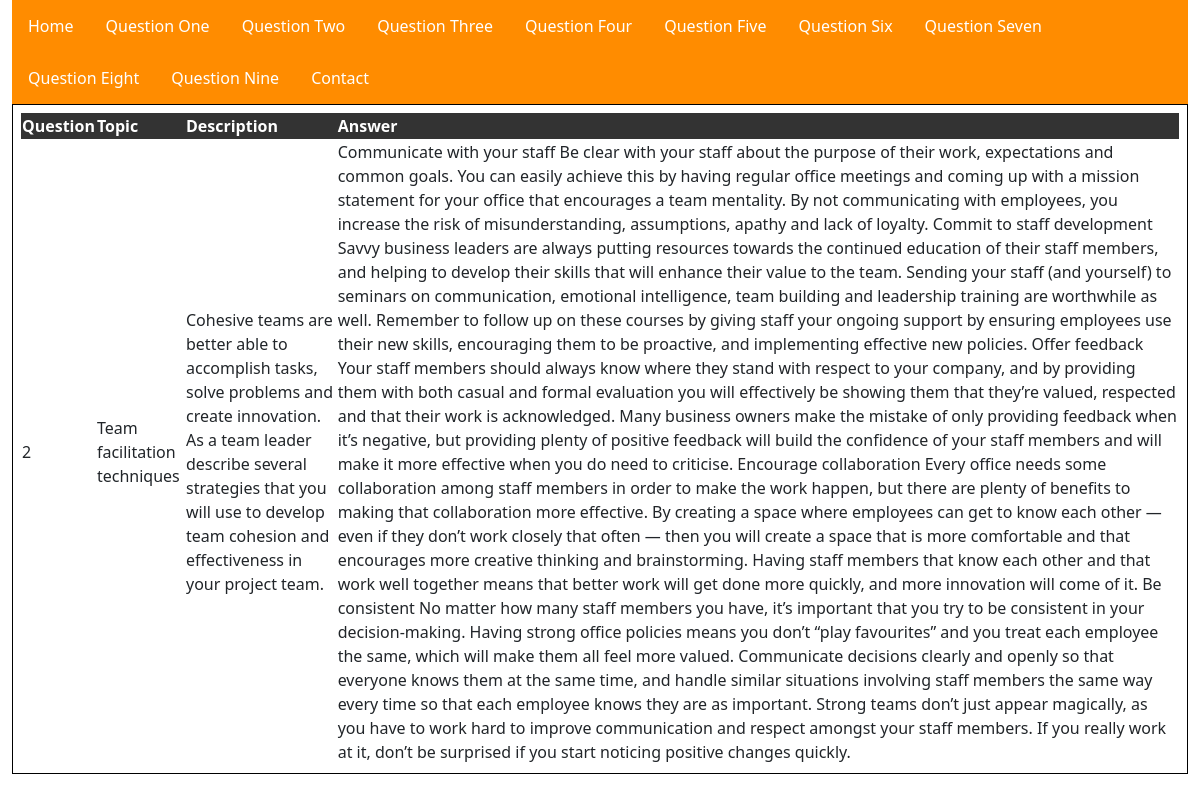
The page /Question2.php on the database its author committed.
### tables this page shows
CREATE TABLE `questions` (
  `Question` int(11) NOT NULL AUTO_INCREMENT,
  `Topic` text NOT NULL,
  `Description` text NOT NULL,
  `Answer` text NOT NULL,
  UNIQUE KEY `Question` (`Question`)
);

### Question2.php (the view, shortened to what this page needs)
<!DOCTYPE html>
<html>
<head>
<link href="https://cdn.jsdelivr.net/npm/bootstrap@5.0.2/dist/css/bootstrap.min.css" rel="stylesheet">
 <link rel="stylesheet" href="formating.css">
</head>
<body>
<div class = 'container-fluid', id= "Question2">
<?php
     include_once('navigation.php');
$mysqli = new mysqli("localhost", "root", "MyWeb20", "assessmentTwo");
?>
<div class="Table">
<table>
<div class ="Tablehead">
            <thead>
            <th>Question</th>
            <th>Topic</th>
            <th>Description</th>
            <th>Answer</th>
            </thead>
</div>
<?php
$sql = "SELECT * FROM questions WHERE Question = 2";
if($result = $mysqli->query($sql)){
    if($result->num_rows > 0){
        while($row = $result->fetch_array()){
?>
           <tr>
             <td> <?php echo  $row['Question'] ?></td>
             <td> <?php echo $row['Topic']?> </td>
             <td><?php echo $row['Description']?></td>
             <td><?php echo  $row['Answer'] ?></td>
            </tr>
      </table>
</div>
<?php
}
    } else{
        echo "No records matching your query were found.";
    }
} else{
    echo "ERROR: Could not able to execute $sql. " . $mysqli->error;
}
?>
</body>
</html>

### navigation.php
 <link rel="stylesheet" type="text/css" href="formating.css">
<ul>
<li><a href="Index.php">Home</a></li>
<li><a href="Question1.php">Question One</a></li>
<li><a href="Question2.php">Question Two</a></li>
<li><a href="Question3.php">Question Three</a></li>
<li><a href="Question4.php">Question Four</a></li>
<li><a href="Question5.php">Question Five</a></li>
<li><a href="Question6.php">Question Six</a></li>
<li><a href="Question7.php">Question Seven</a></li>
<li><a href="Question8.php">Question Eight</a></li>
<li><a href="Question9.php">Question Nine</a></li>
<li><a href="contact.html">Contact</a></li>
</ul>

### formating.css (style rules this page uses)
ul { list-style-type: none; margin: 0; padding: 0; overflow: hidden; background-color: #FF8C00; }
li { float: left; }
li a { display: block; color: white; text-align: center; padding: 14px 16px; text-decoration: none; }
thead { background-color: #333; color: white }
.Table { border-collapse: collapse; border: 1px solid black; padding: 8px; }
.Tablehead { font-weight: bold; color: white; font-size: 50px; }

### rows shown on the page
questions: Question "2", Topic "Team facilitation techniques", Description "Cohesive teams are better able to accomplish tasks, solve problems and create innovation. As a team leader describe several strategies that you will use to develop team cohesion and effectiveness in your project team.", Answer "Communicate with your staff Be clear with your staff about the purpose of their work, expectations and common goals. You can easily achieve this by having regular office meetings and coming up with a mission statement for your office that encourages a team mentality. By not communicating with employees, you increase the risk of misunderstanding, assumptions, apathy and lack of loyalty. Commit to staff development Savvy business leaders are always putting resources towards the continued education of their staff members, and helping to develop their skills that will enhance their value to the team. Sending your staff (and yourself) to seminars on communication, emotional intelligence, team…"
